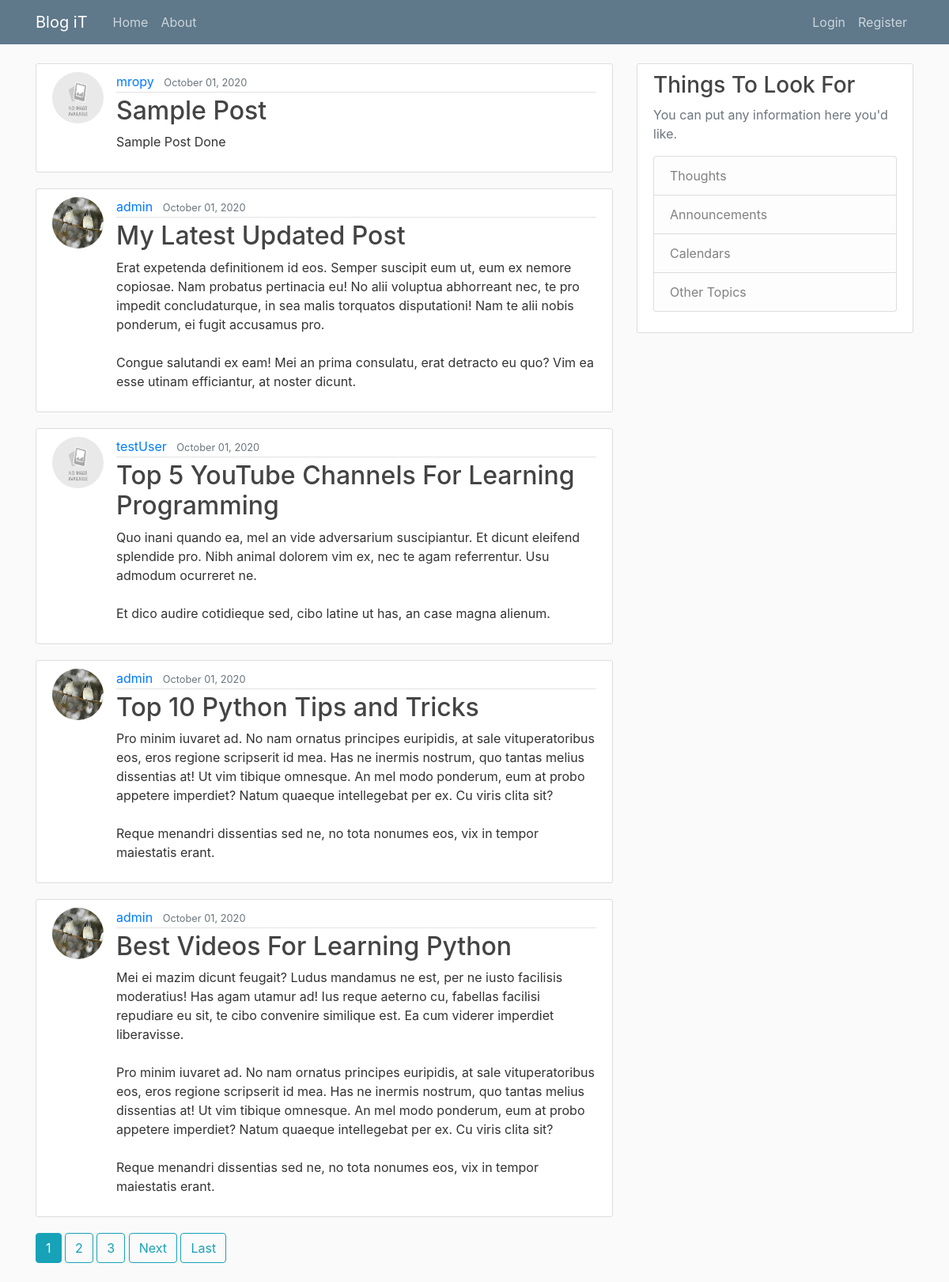
/, run on an earlier commit of the app's database.
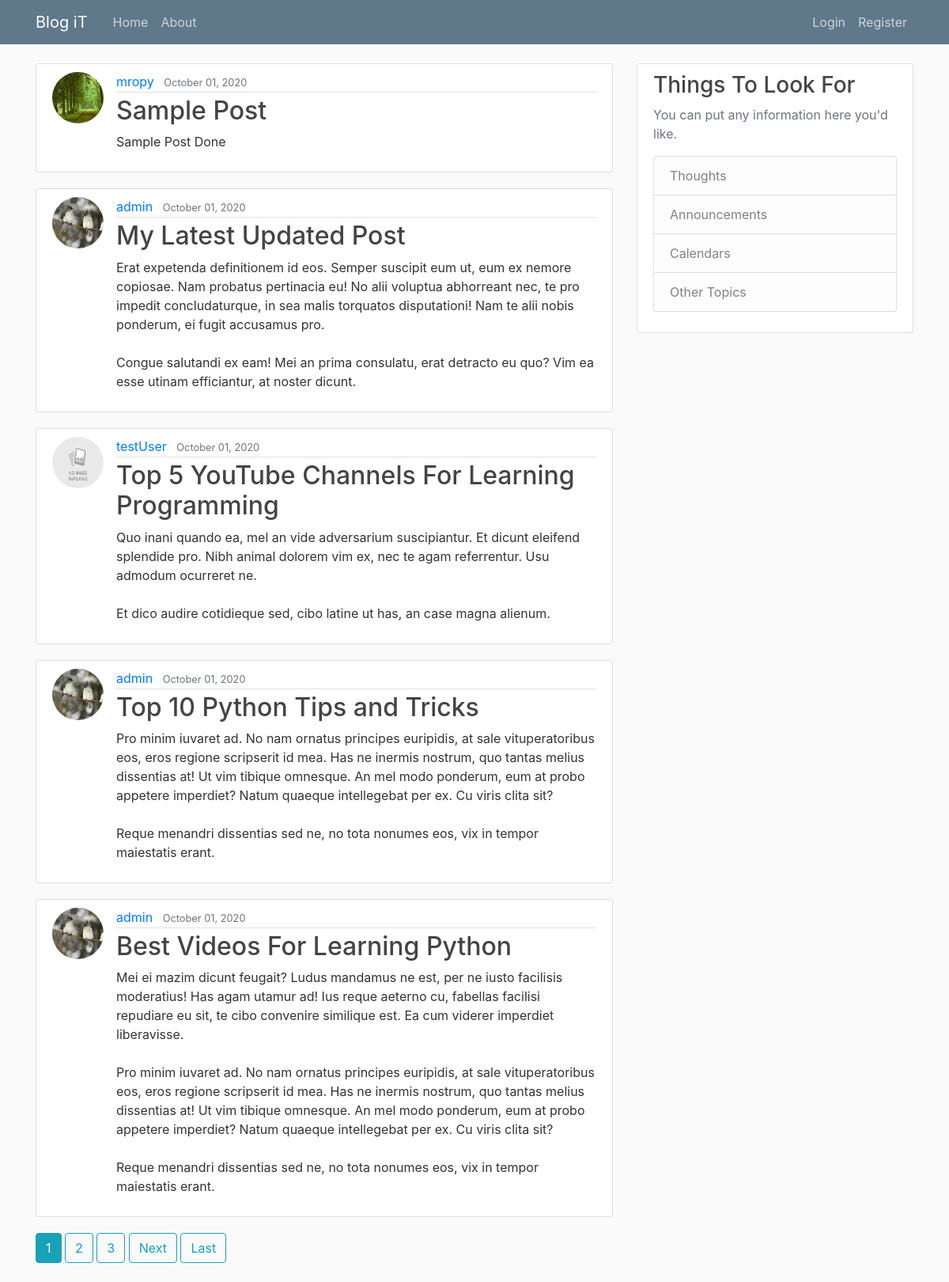
And on a later commit of the database.
### blog/models.py (models this page shows, shortened)
class Post(models.Model):
    title = models.CharField(max_length=100)
    content = models.TextField()
    date_posted = models.DateTimeField(default=timezone.now)
    author = models.ForeignKey(User, on_delete=models.CASCADE)

### users/models.py (models this page shows, shortened)
class Profile(models.Model):
    user = models.OneToOneField(User, on_delete=models.CASCADE)
    image = models.ImageField(default='default.jpg', upload_to='profile_pics')

### blog/views.py (the view)
# urls.py: path('', PostListView.as_view(), name='blog-home'),
class PostListView(ListView):
    model = Post
    template_name = 'blog/home.html'  # <app>/<model>_<viewtype>.html
    context_object_name = 'posts'
    ordering = ['-date_posted']
    paginate_by = 5

### blog/templates/blog/home.html (shortened to what this page needs)
{% extends "blog/base.html" %}
{% block content %}
    {% for post in posts %}
        <article class="media content-section">
          <img class="rounded-circle article-img" src="{{ post.author.profile.image.url }}">
          <div class="media-body">
            <div class="article-metadata">
              <a class="mr-2" href="{% url 'user-posts' post.author.username %}">{{ post.author }}</a>
              <small class="text-muted">{{ post.date_posted|date:"F d, Y" }}</small>
            </div>
            <h2><a class="article-title" href="{% url 'post-detail' post.id %}">{{ post.title }}</a></h2>
            <p class="article-content">{{ post.content }}</p>
          </div>
        </article>
    {% endfor %}
    {% if is_paginated %}
      {% for num in page_obj.paginator.page_range %}
        {% if page_obj.number == num %}
          <a class="btn btn-info mb-4" href="?page={{ num }}">{{ num }}</a>
        {% elif num > page_obj.number|add:'-3' and num < page_obj.number|add:'3' %}
          <a class="btn btn-outline-info mb-4" href="?page={{ num }}">{{ num }}</a>
        {% endif %}
      {% endfor %}
      {% if page_obj.has_next %}
        <a class="btn btn-outline-info mb-4" href="?page={{ page_obj.next_page_number }}">Next</a>
        <a class="btn btn-outline-info mb-4" href="?page={{ page_obj.paginator.num_pages }}">Last</a>
      {% endif %}
    {% endif %}
{% endblock content %}

What changed in the data, as far as the page shows it:
changed through a linked row, Post "Sample Post": author.profile.image: picture added in place of a placeholder
